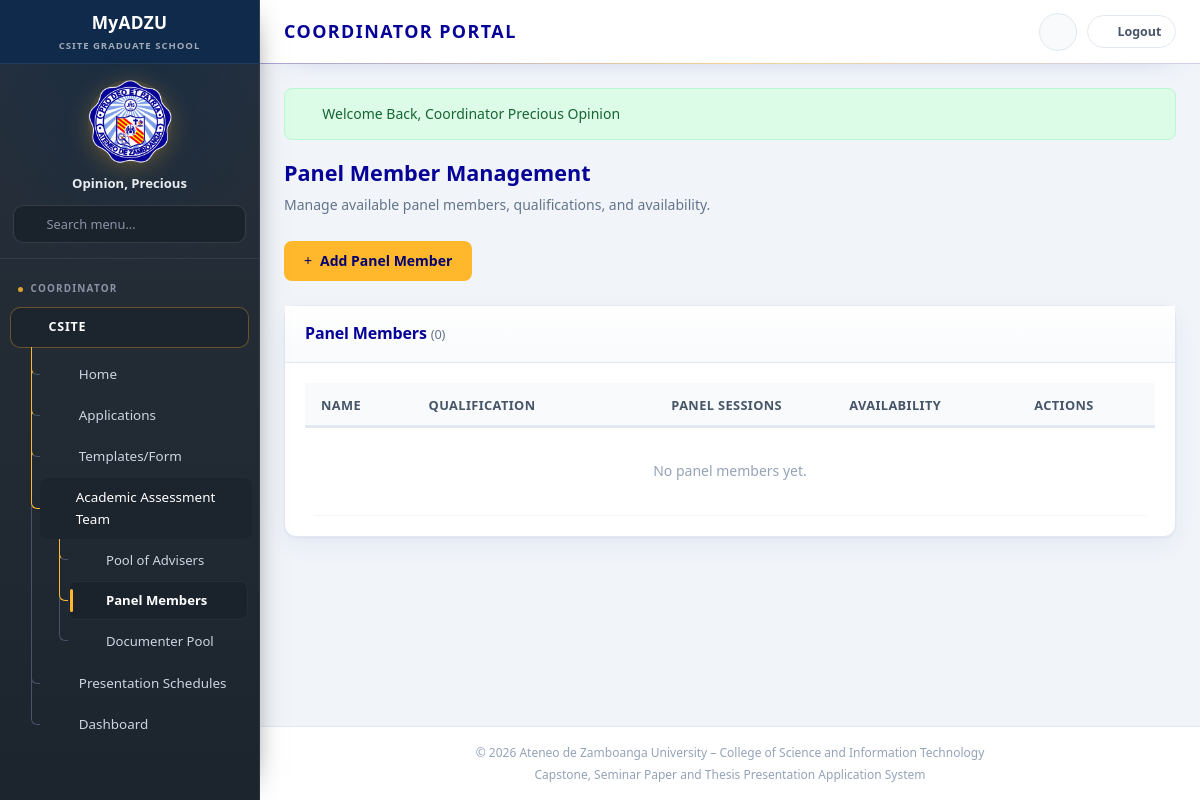
The page /coordinator/panel/manage.php (signed in) on the database as committed earlier.
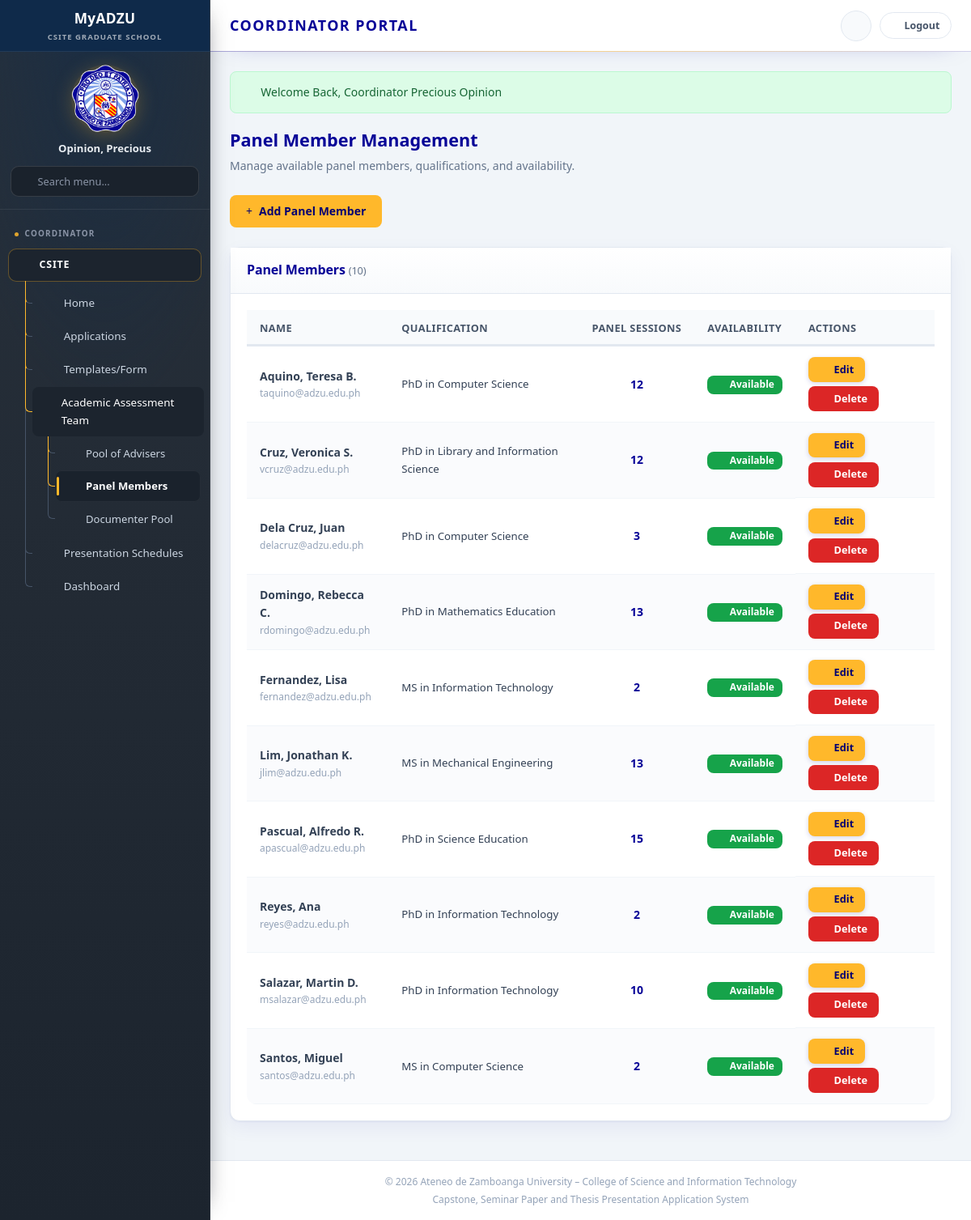
The same page on the database as committed later.
### tables this page shows
CREATE TABLE `panel_members` (
  `panel_member_id` int(11) NOT NULL,
  `first_name` varchar(100) NOT NULL,
  `middle_name` varchar(100) DEFAULT NULL,
  `last_name` varchar(100) NOT NULL,
  `qualification` varchar(150) NOT NULL,
  `email` varchar(100) DEFAULT NULL,
  `availability` enum('available','unavailable') NOT NULL DEFAULT 'available',
  `notes` text DEFAULT NULL,
  `created_at` timestamp NOT NULL DEFAULT current_timestamp(),
  `updated_at` timestamp NOT NULL DEFAULT current_timestamp() ON UPDATE current_timestamp()
);

### includes/config/modules/10-ui-and-urls.php (called while the page is built, shortened)
<?php
function navActive(string $page, string $current): string {
    return $page === $current ? 'active' : '';
}
function url(string $path): string {
    return BASE_URL . '/' . ltrim($path, '/');
}

### includes/integrations/template_sync.php (called while the page is built, shortened)
<?php
function templateSeenColumn(string $role): string {
    return $role === 'coordinator' ? 'seen_coordinator_at' : 'seen_student_at';
}
function templateNotificationsUnreadCount(string $role, string $trackCode = ''): int {
    try {
        $seen = templateSeenColumn($role);
        $sql = 'SELECT COUNT(DISTINCT COALESCE(`drive_file_id`, `file_name`)) AS c FROM `template_notifications` WHERE `' . $seen . '` IS NULL';
        $params = [];
        $row = DB::query($sql, $params)->fetch();
        return (int) ($row['c'] ?? 0);
    } catch (Throwable $e) {
        return 0;
    }
}

### includes/config/db.php (called while the page is built, shortened)
<?php
class DB {
    private static $pdo = null;
    public static function getConnection() {
        if (self::$pdo === null) {
            $host = 'localhost';
            $db   = 'csite_grad_school';
            $user = 'root';
            $pass = '';
            $port = '3306';
            $dsn = "mysql:host=$host;port=$port;dbname=$db;charset=utf8mb4";
            try {
                self::$pdo = new PDO($dsn, $user, $pass, [
                    PDO::ATTR_ERRMODE            => PDO::ERRMODE_EXCEPTION,
                    PDO::ATTR_DEFAULT_FETCH_MODE => PDO::FETCH_ASSOC,
                    PDO::ATTR_EMULATE_PREPARES   => false,
                ]);
            } catch (PDOException $e) {
                die("Database Connection Error: " . $e->getMessage());
            }
        }
        return self::$pdo;
    }
    public static function query($sql, $params = []) {
        $pdo = self::getConnection();
        $stmt = $pdo->prepare($sql);
        $stmt->execute($params);
        return $stmt;
    }
}

### includes/config/modules/45-pools.php (called while the page is built, shortened)
<?php
function normalizePanelMemberRow(array $row): array {
    $firstName = trim((string) ($row['first_name'] ?? ''));
    $middleName = trim((string) ($row['middle_name'] ?? ''));
    $lastName = trim((string) ($row['last_name'] ?? ''));
    $givenName = trim(implode(' ', array_filter([$firstName, $middleName])));
    return [
        'id' => (string) ($row['panel_member_id'] ?? $row['id'] ?? ''),
        'name' => $lastName !== '' ? $lastName . ', ' . $givenName : (string) ($row['name'] ?? ''),
        'first_name' => $firstName,
        'middle_name' => $middleName,
        'last_name' => $lastName,
        'qualification' => (string) ($row['qualification'] ?? ''),
        'email' => (string) ($row['email'] ?? ''),
        'notes' => (string) ($row['notes'] ?? ''),
        'panelSessions' => (int) ($row['panel_sessions'] ?? $row['panelSessions'] ?? 0),
        'availability' => (string) ($row['availability'] ?? 'available'),
    ];
}
function databasePanelMembers(): array {
    if (class_exists('DB')) {
        try {
            $rows = DB::query('SELECT p.*, COUNT(a.assignment_id) AS panel_sessions FROM panel_members p LEFT JOIN schedule_panel_assignments a ON a.panel_member_id = p.panel_member_id GROUP BY p.panel_member_id ORDER BY p.last_name, p.first_name, p.middle_name')->fetchAll();
            return array_map('normalizePanelMemberRow', $rows);
        } catch (Throwable $e) {
        }
    }
    return array_map('normalizePanelMemberRow', storeGet('panels'));
}

### coordinator/panel/manage.php (the view, shortened to what the changed rows need)
<?php
require_once __DIR__ . '/../../includes/config/db.php';
$role        = 'coordinator';
$currentPage = 'panel';
$panelMembers = databasePanelMembers();
require_once __DIR__ . '/../../includes/layout/header.php';
?>
<div class="page-header">
    <h2>Panel Member Management</h2>
</div>
<div class="card">
    <div class="card-header"><h3>Panel Members <span style="font-size:0.8rem;font-weight:400;color:var(--gray-500);">(<?= count($panelMembers) ?>)</span></h3></div>
    <div class="card-body">
        <div class="table-responsive">
            <table class="data-table">
                <thead>
                    <tr><th>Name</th><th>Qualification</th><th style="text-align:center;">Panel Sessions</th><th>Availability</th><th>Actions</th></tr>
                </thead>
                <tbody>
                    <?php if (!$panelMembers): ?>
                    <tr><td colspan="5" style="text-align:center;color:var(--gray-400);padding:2rem;">No panel members yet.</td></tr>
                    <?php endif; ?>
                    <?php foreach ($panelMembers as $pm): ?>
                    <tr>
                        <td>
                            <strong><?= htmlspecialchars($pm['name']) ?></strong>
                            <?php if (!empty($pm['email'])): ?>
                            <div style="font-size:0.75rem;color:var(--gray-400);"><?= htmlspecialchars($pm['email']) ?></div>
                            <?php endif; ?>
                        </td>
                        <td style="font-size:0.83rem;"><?= htmlspecialchars($pm['qualification']) ?></td>
                        <td style="text-align:center;font-weight:600;color:var(--adzu-navy);">
                            <?= (int) ($pm['panelSessions'] ?? 0) ?>
                        </td>
                        <td>
                            <form method="post">
                                <button type="submit" class="btn btn-sm <?= ($pm['availability'] ?? 'available') === 'available' ? 'btn-success' : 'btn-outline' ?>" style="font-size:0.75rem;padding:3px 10px;">
                                    <?php if (($pm['availability'] ?? 'available') === 'available'): ?>
                                    <i class="fas fa-check-circle"></i> Available
                                    <?php else: ?>
                                    <i class="fas fa-ban"></i> Unavailable
                                    <?php endif; ?>
                                </button>
                            </form>
                        </td>
                        <td class="actions">
                            <a href="<?= url('coordinator/panel/edit.php?id=' . urlencode($pm['id'])) ?>" class="btn btn-primary coord-edit-btn" title="Edit panel member"><i class="fas fa-pen-to-square" aria-hidden="true"></i> Edit</a>
                            <?= coordDeleteLink(url('coordinator/panel/manage.php?delete=' . urlencode($pm['id'])), 'Remove this panel member?') ?>
                        </td>
                    </tr>
                    <?php endforeach; ?>
                </tbody>
            </table>
        </div>
    </div>
</div>
<?php require_once __DIR__ . '/../../includes/layout/footer.php'; ?>

### includes/layout/sidebar.php (shortened to what the changed rows need)
<?php
$role        = $role ?? 'student';
$currentPage = $currentPage ?? '';
$isCoordinator = ($role === 'coordinator');
$templateBadgeCount = 0;
if (function_exists('templateNotificationsUnreadCount') && class_exists('DB')) {
    try {
        $templateBadgeCount = $isCoordinator
            ? templateNotificationsUnreadCount('coordinator')
            : templateNotificationsUnreadCount('student', currentStudentTrackCode());
    } catch (Throwable $e) {
        $templateBadgeCount = 0;
    }
}
$templateBadgeCount = max(0, (int) $templateBadgeCount);
$collectKeys = static function (array $links) use (&$collectKeys): array {
    $keys = [];
    foreach ($links as $item) {
        if (!empty($item['key'])) {
            $keys[] = $item['key'];
        }
        if (!empty($item['submenu'])) {
            $keys = array_merge($keys, $collectKeys($item['submenu']));
        }
    }
    return $keys;
};
$coordinatorKeys = $collectKeys($coordinatorLinks);
$csiteCoordOpen   = in_array($currentPage, $coordinatorKeys, true);
$isSubmenuChildActive = static function (array $submenu, string $current): bool {
    foreach ($submenu as $sub) {
        if (($sub['key'] ?? '') === $current) {
            return true;
        }
        if (!empty($sub['submenu'])) {
            foreach ($sub['submenu'] as $nested) {
                if (($nested['key'] ?? '') === $current) {
                    return true;
                }
            }
        }
    }
    return false;
};
$showCoordinatorSection = $isCoordinator;
?>
<aside class="sidebar myadzu-sidebar" id="sidebar" aria-label="MyADZU sidebar navigation">
  <nav class="myadzu-nav" aria-label="Portal navigation">
    <?php if ($showCoordinatorSection): ?>
      <ul>
        <li>
          <div class="myadzu-children <?= $csiteCoordOpen ? 'open' : '' ?>">
            <ul>
              <?php foreach ($coordinatorLinks as $item): ?>
                <li class="<?= $item['key'] === $currentPage || (!empty($item['submenu']) && $isSubmenuChildActive($item['submenu'], $currentPage)) ? 'is-active-path' : '' ?>" data-menu-item data-menu-label="<?= htmlspecialchars(strtolower($item['label'])) ?>">
                  <?php if (!empty($item['submenu'])): ?>
                    <?php $subOpen = $isSubmenuChildActive($item['submenu'], $currentPage) || ($item['key'] === $currentPage); ?>
                    <div class="myadzu-sub-toggle <?= $subOpen ? 'is-open' : '' ?>"
                         data-submenu-toggle role="button" tabindex="0"
                         aria-expanded="<?= $subOpen ? 'true' : 'false' ?>">
                      <i class="fas <?= htmlspecialchars($item['icon']) ?>" aria-hidden="true"></i>
                      <span><?= htmlspecialchars($item['label']) ?></span>
                      <i class="fas fa-chevron-down nav-chevron <?= $subOpen ? 'open' : '' ?>" aria-hidden="true"></i>
                    </div>
                    <div class="myadzu-nested <?= $subOpen ? 'open' : '' ?>">
                      <ul>
                        <?php foreach ($item['submenu'] as $sub): ?>
                          <li class="<?= $sub['key'] === $currentPage ? 'is-active-path' : '' ?>" data-menu-item data-menu-label="<?= htmlspecialchars(strtolower($sub['label'])) ?>">
                            <a class="myadzu-link <?= navActive($sub['key'], $currentPage) ?>"
                               href="<?= $sub['href'] ?>">
                              <i class="fas <?= htmlspecialchars($sub['icon']) ?>" aria-hidden="true"></i>
                              <span><?= htmlspecialchars($sub['label']) ?></span>
                            </a>
                          </li>
                        <?php endforeach; ?>
                      </ul>
                    </div>
                  <?php else: ?>
                    <a class="myadzu-link <?= navActive($item['key'], $currentPage) ?>"
                       href="<?= $item['href'] ?>">
                      <i class="fas <?= htmlspecialchars($item['icon']) ?>" aria-hidden="true"></i>
                      <span><?= htmlspecialchars($item['label']) ?></span>
                    </a>
                  <?php endif; ?>
                </li>
              <?php endforeach; ?>
            </ul>
          </div>
        </li>
      </ul>
    <?php endif; ?>
  </nav>
</aside>

### includes/config/modules/44-helpers.php (shortened to what the changed rows need)
<?php
function coordDeleteLink(string $href, string $message): string {
    return '<button type="button" class="btn btn-sm btn-danger" title="Delete" data-confirm-url="' . htmlspecialchars($href) . '" data-confirm-message="' . htmlspecialchars($message) . '"><i class="fas fa-trash"></i> Delete</button>';
}

Rows that differ between the two databases and show on the page:
added panel_members: name "Aquino, Teresa B.", email "taquino@adzu.edu.ph", qualification "PhD in Computer Science", panelSessions "12", availability "available" (drawn)
added panel_members: name "Cruz, Veronica S.", email "vcruz@adzu.edu.ph", qualification "PhD in Library and Information Science", panelSessions "12", availability "available" (drawn)
added panel_members: name "Dela Cruz, Juan", email "delacruz@adzu.edu.ph", qualification "PhD in Computer Science", panelSessions "3", availability "available" (drawn)
added panel_members: name "Domingo, Rebecca C.", email "rdomingo@adzu.edu.ph", qualification "PhD in Mathematics Education", panelSessions "13", availability "available" (drawn)
added panel_members: name "Fernandez, Lisa", email "fernandez@adzu.edu.ph", qualification "MS in Information Technology", panelSessions "2", availability "available" (drawn)
added panel_members: name "Lim, Jonathan K.", email "jlim@adzu.edu.ph", qualification "MS in Mechanical Engineering", panelSessions "13", availability "available" (drawn)
added panel_members: name "Pascual, Alfredo R.", email "apascual@adzu.edu.ph", qualification "PhD in Science Education", panelSessions "15", availability "available" (drawn)
added panel_members: name "Reyes, Ana", email "reyes@adzu.edu.ph", qualification "PhD in Information Technology", panelSessions "2", availability "available" (drawn)
added panel_members: name "Salazar, Martin D.", email "msalazar@adzu.edu.ph", qualification "PhD in Information Technology", panelSessions "10", availability "available" (drawn)
added panel_members: name "Santos, Miguel", email "santos@adzu.edu.ph", qualification "MS in Computer Science", panelSessions "2", availability "available" (drawn)
Other text that changed with them:
count($panelMembers): "0" → "10"
text no longer shown: "No panel members yet."
